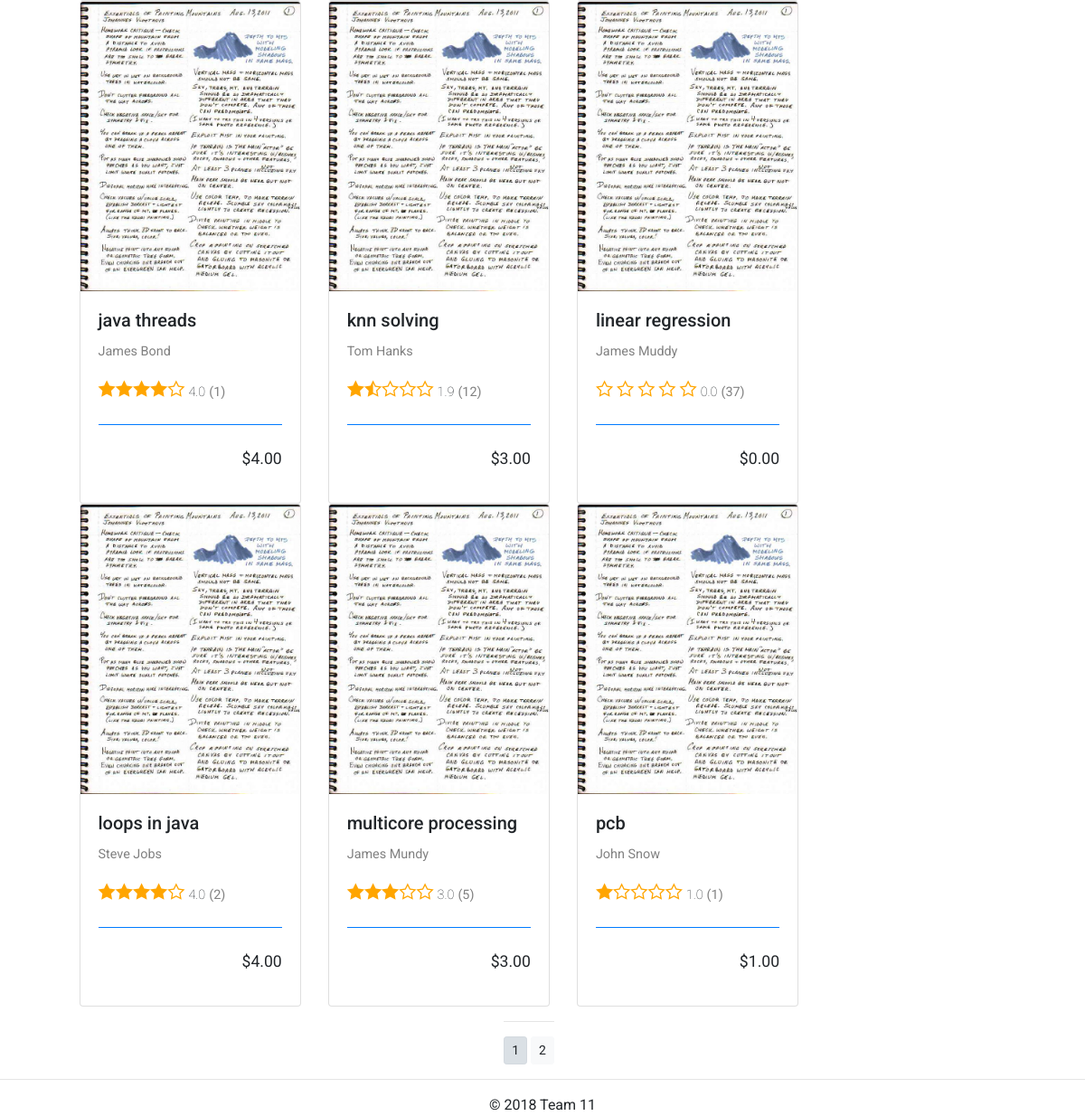
/ (lower part), run on an earlier commit of the app's database.
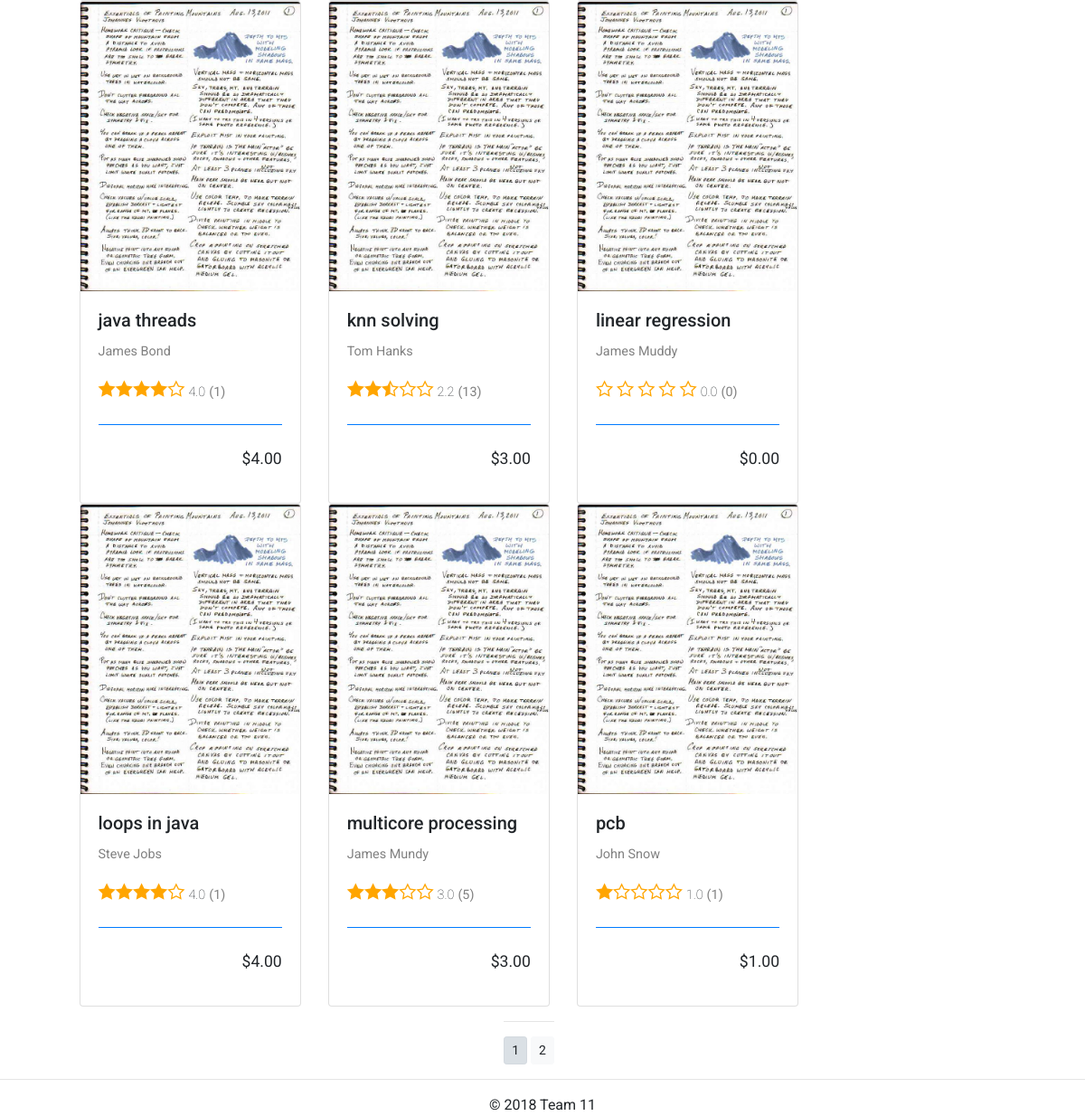
And on a later commit of the database.
### market/models.py (models this page shows, shortened)
class Notes(models.Model):
    note_name = models.CharField(max_length=60, unique = True)
    slug = models.SlugField(max_length=80,unique= True)
    note_summary = models.TextField(blank=True)
    category = models.ForeignKey(Category, on_delete=models.CASCADE)
    note_price = models.DecimalField(max_digits =10, decimal_places = 2)
    note_snippet = models.ImageField(upload_to = 'Notes', blank = True)
    note_image1 = models.ImageField(upload_to = 'Notes', blank = True)
    note_image2 = models.ImageField(upload_to = 'Notes', blank = True)
    note_image3 = models.ImageField(upload_to = 'Notes', blank = True)
    note_date_created = models.DateTimeField(auto_now_add=True)
    note_updated= models.DateTimeField(auto_now= True)
    note_times_purchased = models.IntegerField(default=0)
    ratings = models.DecimalField(max_digits =3, decimal_places = 1)
    note_uploader_user = models.CharField(max_length=60)
    def get_preview_url(self):
        return reverse('market:preview_note', args=[self.category.slug, self.slug, 1])
    def get_complete_star(self):
        star_html = generate_star_html(self.ratings)
        c = Context({"my_name": "Adrian"})
        return Template(star_html).render(c)
    class Meta:
        ordering = ('note_name',)
        verbose_name = 'note'
        verbose_name_plural = 'notes'

### market/views.py (the view)
# urls.py: path('', views.notes_that_match_category, name = 'market_homepage'),
def notes_that_match_category(request, category_slug = None):
    category = None
    notes_list = None
    if category_slug!= None:
        category  = get_object_or_404(Category, cat_slug = category_slug)
        notes_list = Notes.objects.filter(note_category = category)#get notes that match a specific category
    else:
        notes_list = Notes.objects.all() #get all notes
    paginator = Paginator(notes_list, 9)
    print('paginator is ', paginator)
    try:
        page = int(request.GET.get('page','1'))
    except:
        page = 1
    try:
        notes = paginator.page(page)
        print(notes)
    except (EmptyPage, InvalidPage):
        notes = paginator.page(paginator.num_pages)
    return render(request, os.path.join('market', 'market.html'), {'market':'market', 'category':category, 'notes':notes, 'random_list': [[1,2,3], [4,5,6], [7,8,9]]})

### market/templates/market/market.html (shortened to what this page needs)
{% extends 'base.html' %}
{% load staticfiles%}
{%block content%}
<br>
<br>
<div class="row">
  <div class="col-1">
  </div>
  <div class="col-10">
      <div class="row">
        {% for note in notes.object_list%}
        {% if forloop.counter|divisibleby:3 %}
        <div class="card" style="">
          <a href="{{note.get_preview_url}}"><img class="card-img-top" src="{{note.note_snippet.url}}" alt="Card image cap" style="max-height:320px;"></a>
          <div class="card-body">
            <h5 class="card-title">{{note.note_name}}</h5>
           <p class="smaller_lighter">{{note.note_uploader_user}}</p>
           <div >
             {{note.get_complete_star}}
              <span class = "rating_info rating_number">{{note.ratings}}</span>
              <span class = "rating_info smaller_lighter">({{ note.note_times_purchased }})</span>
            </div>
            <br>
            <div class="card-footer bg-transparent border-primary width:100%;">
            </div>
            <p style=" float:right;font-size:1.1em;">${{note.note_price}}</p>
          </div>
        </div>
          </div>
          <br>
          <br>
           <div class="card-deck">
           {%else%}
           <div class="card" style="">
             <a href="{{note.get_preview_url}}"><img class="card-img-top" src="{{note.note_snippet.url}}" alt="Card image cap" style="max-height:320px;"></a>
             <div class="card-body">
               <h5 class="card-title">{{note.note_name}}</h5>
              <p class="smaller_lighter">{{note.note_uploader_user}}</p>
              <div >
                {{note.get_complete_star}}
                 <span class = "rating_info rating_number">{{note.ratings}}</span>
                 <span class = "rating_info smaller_lighter">({{ note.note_times_purchased }})</span>
               </div>
               <br>
               <div class="card-footer bg-transparent border-primary width:100%;">
             </div>
               <p style=" float:right;font-size:1.1em;">${{note.note_price}}</p>
             </div>
           </div>
           {%endif%}
        {%endfor%}
      </div>
      <div class="row" style="width:100%;">
        <div class="mx-auto">
          {% if notes.paginator.num_pages > 1%}
            <hr>
            <div class="text-center">
              {% for pg in notes.paginator.page_range%}
                <a href="?page={{pg}}" class = "btn btn-light btn-sm {% if notes.number == pg%} active {% endif %}">{{pg}}</a>
              {%endfor%}
            </div>
          {% endif%}
        </div>
      </div>
  </div>
    <div class="col-1">
    </div>
  </div>
  {% endblock%}

What changed in the data, as far as the page shows it:
changed Notes "knn solving": get_complete_star "● ◐ ○ ○ ○" → "● ● ◐ ○ ○"; ratings "1.9" → "2.2"; note_times_purchased "12" → "13"
changed Notes "linear regression": note_times_purchased "37" → "0"
changed Notes "loops in java": note_times_purchased "2" → "1"
